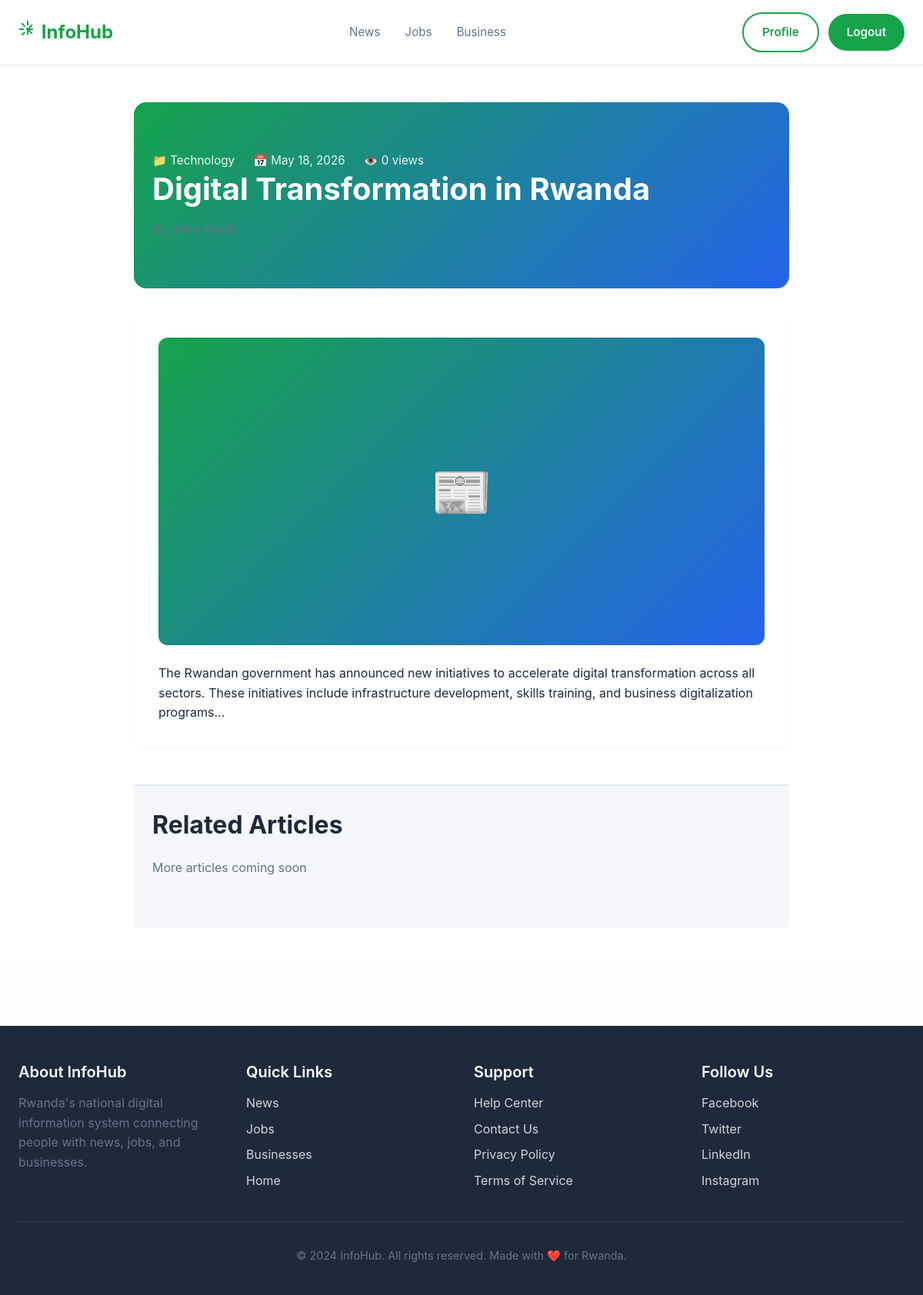
The app's page /news/digital-transformation-rwanda (signed in) with its own data.
### tables this page shows
CREATE TABLE IF NOT EXISTS posts (
  id INT UNSIGNED AUTO_INCREMENT PRIMARY KEY,
  title VARCHAR(255) NOT NULL,
  slug VARCHAR(255) NOT NULL UNIQUE,
  excerpt VARCHAR(500),
  content LONGTEXT NOT NULL,
  author_id INT UNSIGNED NOT NULL,
  category_id INT UNSIGNED,
  featured_image VARCHAR(255),
  status ENUM('draft', 'published', 'archived', 'scheduled') DEFAULT 'draft',
  type ENUM('article', 'news', 'announcement') DEFAULT 'article',
  is_featured BOOLEAN DEFAULT FALSE,
  is_trending BOOLEAN DEFAULT FALSE,
  views_count INT DEFAULT 0,
  seo_title VARCHAR(255),
  seo_description VARCHAR(500),
  seo_keywords VARCHAR(255),
  published_by INT UNSIGNED,
  scheduled_at TIMESTAMP NULL,
  created_at TIMESTAMP DEFAULT CURRENT_TIMESTAMP,
  updated_at TIMESTAMP DEFAULT CURRENT_TIMESTAMP ON UPDATE CURRENT_TIMESTAMP,
  published_at TIMESTAMP NULL,
  FOREIGN KEY (author_id) REFERENCES users(id),
  FOREIGN KEY (published_by) REFERENCES users(id),
  FOREIGN KEY (category_id) REFERENCES categories(id),
  INDEX idx_slug (slug),
  INDEX idx_status (status),
  INDEX idx_featured (is_featured),
  INDEX idx_author_id (author_id),
  INDEX idx_created_at (created_at),
  FULLTEXT INDEX idx_content_search (title, excerpt, content)
);

CREATE TABLE IF NOT EXISTS categories (
  id INT UNSIGNED AUTO_INCREMENT PRIMARY KEY,
  name VARCHAR(100) NOT NULL,
  slug VARCHAR(100) NOT NULL UNIQUE,
  description TEXT,
  icon VARCHAR(50),
  image VARCHAR(255),
  parent_id INT UNSIGNED,
  is_active BOOLEAN DEFAULT TRUE,
  sort_order INT DEFAULT 0,
  created_at TIMESTAMP DEFAULT CURRENT_TIMESTAMP,
  updated_at TIMESTAMP DEFAULT CURRENT_TIMESTAMP ON UPDATE CURRENT_TIMESTAMP,
  FOREIGN KEY (parent_id) REFERENCES categories(id),
  INDEX idx_slug (slug),
  INDEX idx_is_active (is_active),
  INDEX idx_parent_id (parent_id)
);

### core/Controller.php (called while the page is built, shortened)
<?php
class Controller {
    protected function view($view, $data = []) {
        extract($data);
        require_once __DIR__ . '/../app/views/' . $view . '.php';
    }
}

### app/controllers/NewsController.php (called while the page is built, shortened)
<?php
class NewsController extends Controller {
    public function show($slug) {
        require_once ROOT_PATH . '/app/models/Post.php';
        $postModel = new Post();
        $post = $postModel->getBySlug($slug);
        $postModel->incrementViews($post['id']);
        $relatedArticles = $postModel->getRelated($post['category_id'], $post['id'], 5);
        $this->view('news/show', [
            'post' => $post,
            'relatedArticles' => $relatedArticles,
            'page_title' => htmlspecialchars($post['title']) . ' | InfoHub',
            'page_description' => $post['seo_meta_description'] ?? substr(strip_tags($post['content']), 0, 160),
            'og_image' => $post['featured_image'],
            'user' => $this->user
        ]);
    }
}

### core/Router.php (called while the page is built, shortened)
<?php
class Router {
    private $routes = [];
    public function route($path, $controller, $method = 'GET') {
        $this->routes[] = [
            'path' => $path,
            'controller' => $controller,
            'method' => $method,
            'pattern' => $this->pathToRegex($path)
        ];
    }
    public function dispatch($url, $method = 'GET') {
        $url = parse_url($url, PHP_URL_PATH);
        $url = str_replace('/infohub', '', $url);
        $url = trim($url, '/');
        foreach ($this->routes as $route) {
            if ($route['method'] === $method && preg_match($route['pattern'], $url, $matches)) {
                return $this->executeRoute($route, $matches);
            }
        }
        exit;
    }
    private function pathToRegex($path) {
        $pattern = preg_replace('/\{([^\}]+)\}/', '([^/]+)', $path);
        return '/^' . str_replace('/', '\/', $pattern) . '$/';
    }
    private function executeRoute($route, $matches) {
        list($controller, $method) = explode('@', $route['controller']);
        $obj = new $controllerClass();
        array_shift($matches);
        call_user_func_array([$obj, $method], $matches);
    }
}

### index.php (called while the page is built, shortened)
<?php
require_once ROOT_PATH . '/config/database.php';
require_once ROOT_PATH . '/core/Database.php';
require_once ROOT_PATH . '/core/Controller.php';
require_once ROOT_PATH . '/core/Model.php';
require_once ROOT_PATH . '/core/Router.php';
$router = new Router();
$router->route('auth/register', 'AuthController@register', 'GET');
$router->route('auth/register', 'AuthController@handleRegister', 'POST');
$router->route('auth/login', 'AuthController@login', 'GET');
$router->route('auth/login', 'AuthController@handleLogin', 'POST');
$router->route('auth/logout', 'AuthController@logout', 'GET');
$router->route('auth/google/login', 'AuthController@googleLogin', 'GET');
$router->route('auth/google/callback', 'AuthController@googleCallback', 'GET');
$router->route('auth/forgot-password', 'AuthController@forgotPassword', 'GET');
$router->route('auth/forgot-password', 'AuthController@handleForgotPassword', 'POST');
$router->route('auth/reset-password', 'AuthController@resetPassword', 'GET');
$router->route('auth/reset-password', 'AuthController@handleResetPassword', 'POST');
$router->route('', 'HomeController@index', 'GET');
$router->route('home', 'HomeController@index', 'GET');
$router->route('news', 'NewsController@index', 'GET');
$router->route('news/{slug}', 'NewsController@show', 'GET');
$router->route('news/category/{slug}', 'NewsController@category', 'GET');
$router->route('news/search', 'NewsController@search', 'GET');
$router->route('news/newsletter', 'NewsController@newsletter', 'POST');
$router->route('news/trending', 'NewsController@trending', 'GET');
$router->route('news/featured', 'NewsController@featured', 'GET');
$router->route('news/bookmark/{id}', 'NewsController@bookmark', 'POST');
$router->route('news/bookmarks', 'NewsController@bookmarks', 'GET');
$router->route('news/recommendations', 'NewsController@recommendations', 'GET');
$router->route('admin/posts', 'Admin/PostsController@index', 'GET');
$router->route('admin/posts/create', 'Admin/PostsController@create', 'GET');
$router->route('admin/posts/store', 'Admin/PostsController@store', 'POST');
$router->route('admin/posts/{id}/edit', 'Admin/PostsController@edit', 'GET');
$router->route('admin/posts/{id}/update', 'Admin/PostsController@update', 'POST');
$router->route('admin/posts/{id}/delete', 'Admin/PostsController@delete', 'POST');
$router->route('jobs', 'JobsController@index', 'GET');
$router->route('jobs/{slug}', 'JobsController@show', 'GET');
$router->route('jobs/{id}/apply', 'JobsController@applyForm', 'GET');
$router->route('jobs/apply', 'JobsController@apply', 'POST');
$router->route('employer/jobs', 'EmployerController@jobs', 'GET');
$router->route('employer/jobs/create', 'EmployerController@createJob', 'GET');
$router->route('employer/jobs/create', 'EmployerController@storeJob', 'POST');
$router->route('employer/jobs/{id}/edit', 'EmployerController@editJob', 'GET');
$router->route('employer/jobs/{id}/update', 'EmployerController@updateJob', 'POST');
$router->route('employer/jobs/{id}/applications', 'EmployerController@applications', 'GET');
$router->route('business', 'BusinessController@index', 'GET');
$router->route('business/{slug}', 'BusinessController@show', 'GET');
$router->route('business-owner/dashboard', 'BusinessOwnerController@dashboard', 'GET');
$router->route('business-owner/profile', 'BusinessOwnerController@profile', 'GET');
$router->route('business-owner/profile/update', 'BusinessOwnerController@updateProfile', 'POST');
$router->route('admin', 'Admin/DashboardController@index', 'GET');
$router->route('admin/dashboard', 'Admin/DashboardController@index', 'GET');
$router->route('admin/users', 'Admin/UsersController@index', 'GET');
$router->route('admin/users/{id}', 'Admin/UsersController@show', 'GET');
$router->route('admin/users/{id}/edit', 'Admin/UsersController@edit', 'POST');
$router->route('admin/users/{id}/delete', 'Admin/UsersController@delete', 'POST');
$router->route('admin/logs', 'Admin/LogsController@index', 'GET');
$router->route('admin/logs/activity', 'Admin/LogsController@activity', 'GET');
$router->route('admin/logs/auth', 'Admin/LogsController@auth', 'GET');
$router->route('admin/logs/errors', 'Admin/LogsController@errors', 'GET');
$router->route('admin/businesses', 'Admin/BusinessController@index', 'GET');
$router->route('admin/businesses/{id}/verify', 'Admin/BusinessController@verify', 'POST');
$router->route('sitemap.xml', 'SeoController@sitemap', 'GET');
$router->route('robots.txt', 'SeoController@robots', 'GET');
$router->route('profile', 'ProfileController@show', 'GET');
$router->route('profile/edit', 'ProfileController@edit', 'GET');
$router->route('profile/edit/personal', 'ProfileController@editPersonal', 'GET');
$router->route('profile/edit/professional', 'ProfileController@editProfessional', 'GET');
$router->route('profile/edit/security', 'ProfileController@editSecurity', 'GET');
$router->route('profile/edit/account', 'ProfileController@editAccount', 'GET');
$router->route('profile/update', 'ProfileController@update', 'POST');
$router->route('profile/delete', 'ProfileController@delete', 'GET');
$router->route('profile/delete', 'ProfileController@delete', 'POST');
$method = $_SERVER['REQUEST_METHOD'];
$url = $_SERVER['REQUEST_URI'];
try {
    $router->dispatch($url, $method);
} catch (Exception $e) {
    Logger::logError('Router Error', $e->getMessage(), $e->getFile(), $e->getLine());
    http_response_code(500);
    die('An error occurred. Please try again later.');
}

### core/Database.php (called while the page is built, shortened)
<?php
class Database {
    private static $instance = null;
    private $connection;
    private $stmt;
    private $bindParams = [];
    private function __construct() {
        try {
            $this->connection = new mysqli(
                DB_HOST,
                DB_USER,
                DB_PASS,
                DB_NAME,
                DB_PORT
            );
            $this->connection->set_charset(DB_CHARSET);
        } catch (Exception $e) {
            error_log('Database Connection Error: ' . $e->getMessage());
            die('Database connection failed: ' . htmlspecialchars($e->getMessage()));
        }
    }
    public static function getInstance() {
        if (self::$instance === null) {
            self::$instance = new self();
        }
        return self::$instance;
    }
    public function prepare($query) {
        $this->stmt = $this->connection->prepare($query);
        $this->bindParams = [];
        return $this;
    }
    public function bind($type, &$value) {
        $this->bindParams[] = ['type' => $type, 'value' => &$value];
        return $this;
    }
    private function applyBindParams() {
        $types = '';
        $values = [];
        foreach ($this->bindParams as $param) {
            $types .= $param['type'];
            $values[] = &$param['value'];
        }
        call_user_func_array([$this->stmt, 'bind_param'], array_merge([$types], $values));
    }
    public function execute() {
        $this->applyBindParams();
        if (!$this->stmt->execute()) {
            error_log('Database Execute Error: ' . $this->stmt->error);
            throw new Exception('Query execution failed');
        }
        return $this;
    }
    public function single() {
        return $this->stmt->get_result()->fetch_assoc();
    }
}

### core/Model.php (called while the page is built, shortened)
<?php
class Model {
    public function __construct() {
        $this->db = Database::getInstance();
    }
}

### app/models/Post.php (called while the page is built, shortened)
<?php
require_once __DIR__ . '/../../core/Model.php';
class Post extends Model {
    protected $table = 'posts';
    public function getBySlug($slug) {
        $this->db->prepare("
            SELECT p.*, u.first_name, u.last_name, c.name as category_name, c.slug as category_slug
            FROM {$this->table} p
            LEFT JOIN users u ON p.author_id = u.id
            LEFT JOIN categories c ON p.category_id = c.id
            WHERE p.slug = ? AND p.status = 'published'
        ");
        $this->db->bind('s', $slug);
        $this->db->execute();
        return $this->db->single();
    }
    public function incrementViews($postId) {
        $this->db->prepare("UPDATE {$this->table} SET views_count = views_count + 1 WHERE id = ?");
        $this->db->bind('i', $postId);
        $this->db->execute();
    }
    public function getRelated($categoryId, $excludePostId, $limit = 5) {
        $this->db->prepare("
            SELECT p.*, u.first_name, u.last_name, c.name as category_name
            FROM {$this->table} p
            LEFT JOIN users u ON p.author_id = u.id
            LEFT JOIN categories c ON p.category_id = c.id
            WHERE p.status = 'published'
            AND p.category_id = ?
            AND p.id != ?
            ORDER BY p.published_at DESC
            LIMIT ?
        ");
        $this->db->bind('i', $categoryId);
        $this->db->bind('i', $excludePostId);
        $this->db->bind('i', $limit);
        $this->db->execute();
        return $this->db->resultSet();
    }
}

### app/views/news/show.php (the view, shortened to what this page needs)
<div class="detail-container">
    <div class="detail-header">
        <div class="detail-meta">
            <span>📁 <?php echo htmlspecialchars($post['category_name'] ?? 'General'); ?></span>
            <span>📅 <?php echo date('F d, Y', strtotime($post['published_at'])); ?></span>
            <span>👁️ <?php echo intval($post['views_count']); ?> views</span>
        </div>
        <h1><?php echo htmlspecialchars($post['title']); ?></h1>
        <p class="text-muted">By <?php echo htmlspecialchars($post['first_name'] . ' ' . $post['last_name']); ?></p>
    </div>
    <div class="detail-body">
        <?php if (!empty($post['featured_image'])): ?>
            <img src="<?php echo htmlspecialchars($post['featured_image']); ?>" alt="<?php echo htmlspecialchars($post['title']); ?>">
        <?php else: ?>
            <div style="width: 100%; height: 400px; background: linear-gradient(135deg, #16a34a, #2563eb); border-radius: var(--radius-md); display: flex; align-items: center; justify-content: center; color: white; font-size: 4rem; margin-bottom: 1.5rem;">
                📰
            </div>
        <?php endif; ?>
        <div>
            <?php echo $post['content']; ?>
        </div>
    </div>
    <section class="related-articles">
        <h2>Related Articles</h2>
        <div class="related-articles-grid">
            <p class="text-muted">More articles coming soon</p>
        </div>
    </section>
</div>
<?php
require_once ROOT_PATH . '/app/views/layouts/main.php';
?>

### records on screen
posts: category.name "Technology", published_at "May 18, 2026", views_count "0", title "Digital Transformation in Rwanda", content "The Rwandan government has announced new initiatives to accelerate digital transformation across all sectors. These initiatives include infrastructure development, skills training, and business digitalization programs..."
